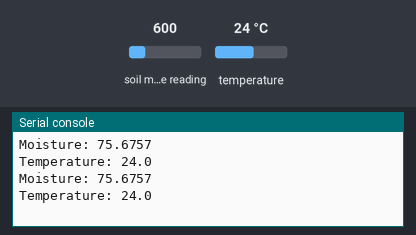
This program was run on a simulated ESP32 board running CircuitPython. Shown: the last lines printed to the serial console. Inputs (shaded band) come from the test bench; at power-on: soil moisture reading 600, temperature 24 °C.

Above: at 1.2 s.
1.3 s: soil moisture reading set to 236
At 2.6 s:
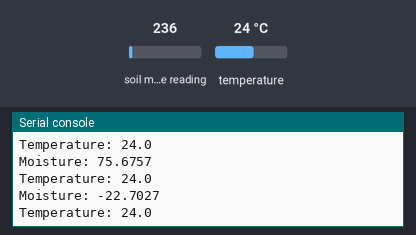
2.8 s: temperature set to 12 °C
At 3.8 s:
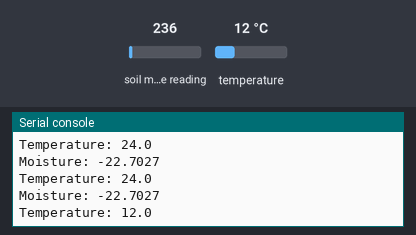
4.3 s: soil moisture reading set to 650
At 5.6 s:
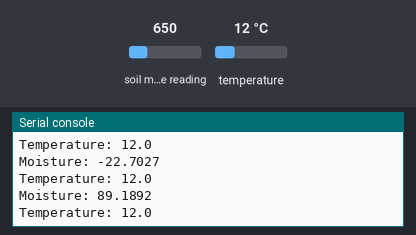
Timing chart, 0 to 7.3 s (numbered marks = the images above; inputs shaded):
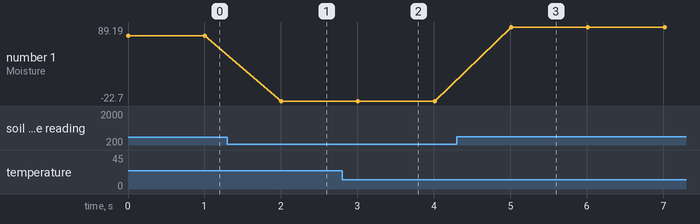

Measured:
- after the input at 1.3 s, the serial console: prints a new line after 0.71 s (image 1)
- after the input at 2.8 s, the serial console: prints a new line after 0.21 s (image 2)
- after the input at 4.3 s, the serial console: prints a new line after 0.71 s (image 3)
- plotted number 1: 75.68 → -22.7 after the input at 1.3 s, -22.7 → 89.19 after the input at 4.3 s

The program:

Moisture.py
```python
import time
import board
import busio
from adafruit_seesaw.seesaw import Seesaw

airmoisture = 320
watermoisture = 690

i2c_bus = busio.I2C(board.IO5, board.IO4)
ss = Seesaw(i2c_bus, addr = 0x36)

while True:
    #read moisture level in Raw Capacitance Units
    moist = ss.moisture_read()
    moisture = ((airmoisture - moist) / (airmoisture - watermoisture)) * 100
    print("Moisture: " + str(moisture))

    #read temperature in C
    temp = ss.get_temp()
    print("Temperature: " + str(temp))

    time.sleep(1)
```
